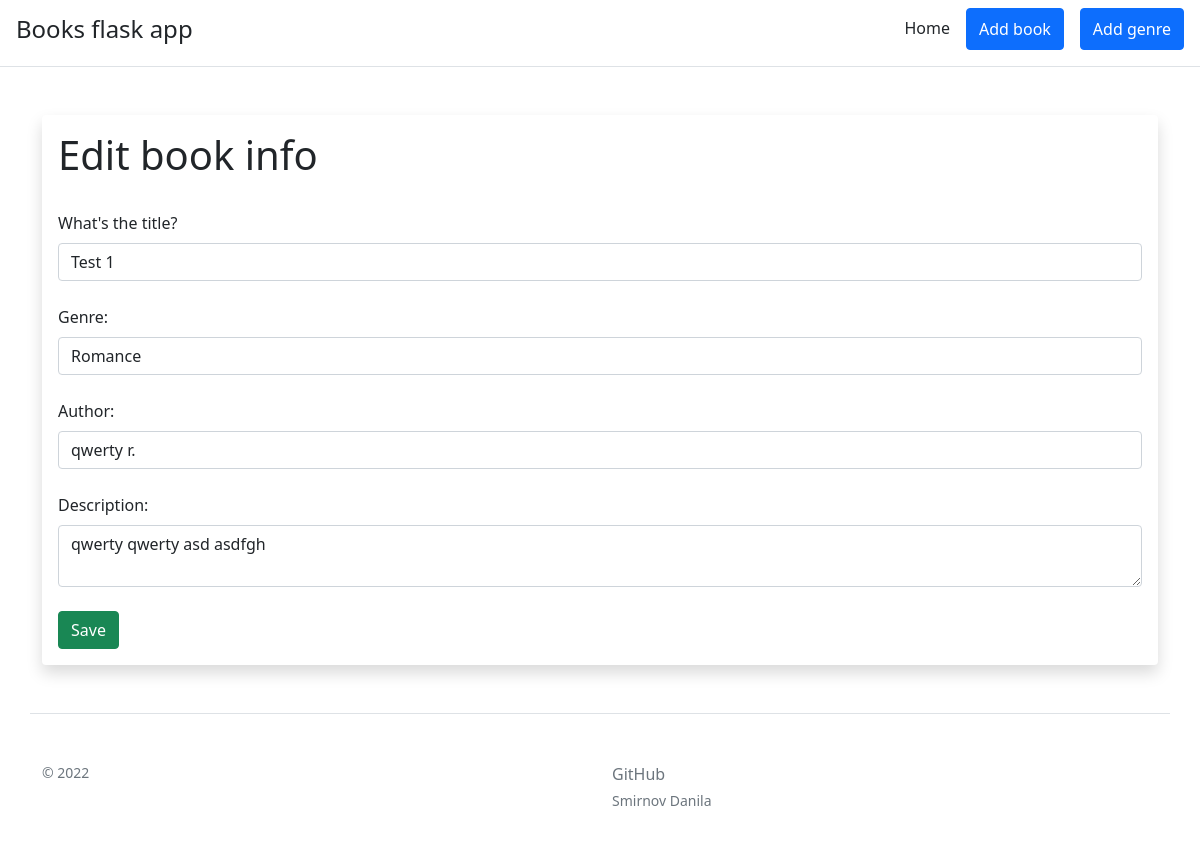
The page /3/update on the database as committed earlier.
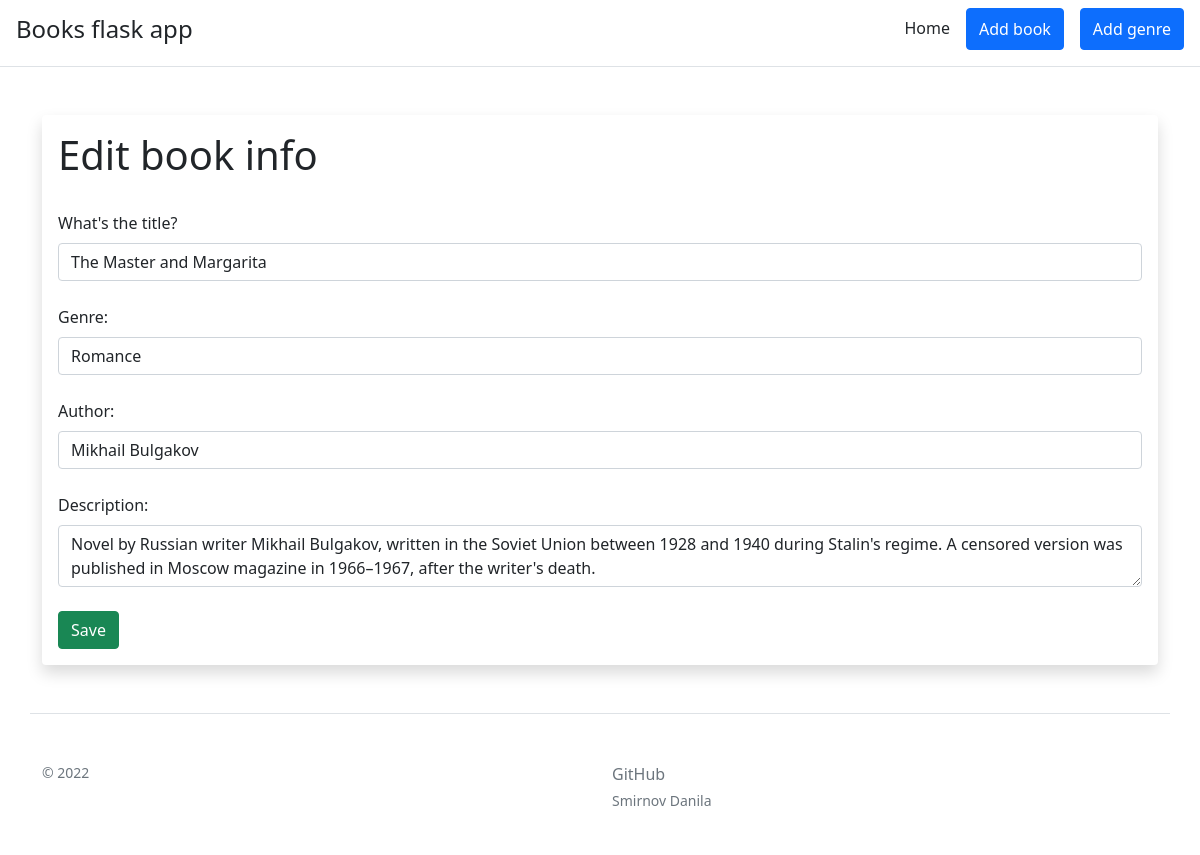
The same page on the database as committed later.
### app.py (models this page shows, shortened)
class Books(db.Model):
    id = db.Column(db.Integer, primary_key=True)
    title = db.Column(db.String(100), nullable=False)
    genre = db.Column(db.Integer, db.ForeignKey('genres.id'), nullable=False)
    author = db.Column(db.String(100), nullable=False)
    description = db.Column(db.String(500), nullable=False)
    date = db.Column(db.DateTime, default=datetime.utcnow)

### app.py (the view, shortened to what this page needs)
@app.route('/<int:id>/update', methods=['GET', 'POST'])
def book_update(id):
    book = db.session.query(Books).get_or_404(id)
    form = BookForm(obj=book)
    form.genre.choices = [(g.id, g.name) for g in Genres.query.order_by('name')]
    return render_template('book_update.html', form=form)

### forms.py
class BookForm(FlaskForm):
    title = StringField("What's the title?", validators=[DataRequired()])
    genre = SelectField('Genre: ', coerce=int, validators=[DataRequired()])
    author = StringField("Author: ", validators=[DataRequired()])
    description = TextAreaField('Description: ', validators=[DataRequired()])
    submit = SubmitField('Save')

### templates/book_update.html (shortened to what this page needs)
{% extends 'base.html' %}
{% block body %}
<div class="container mt-5 mb-5">
    <div class="shadow p-3 mb-5 bg-body rounded">
        <h1>Edit book info</h1>
        <br>
        <form method="POST">
            {{ form.title.label(class='form-label') }}
            {{ form.title(class='form-control') }}
            <br>
            {{ form.genre.label(class='form-label') }}
            {{ form.genre(class='form-control') }}
            <br>
            {{ form.author.label(class='form-label') }}
            {{ form.author(class='form-control') }}
            <br>
            {{ form.description.label(class='form-label') }}
            {{ form.description(class='form-control') }}
            <br>
            {{ form.submit(class="btn btn-success") }}
        </form>
    </div>
</div>
{% endblock %}

Rows that differ between the two databases and show on the page:
changed Books "Romance": title "Test 1" → "The Master and Margarita"; author "qwerty r." → "Mikhail Bulgakov"; description "qwerty qwerty asd asdfgh" → "Novel by Russian writer Mikhail Bulgakov, written in the Soviet Union between 1928 and 1940 during Stalin's regime. A censored version was published in Moscow magazine in 1966–1967, after the writer's death."
